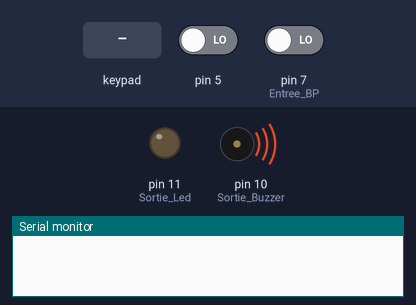
This program was run on a simulated Arduino Uno, built with avr-gcc and run on an emulated ATmega328P. On the bench: output pins drawn as LEDs (lit = HIGH), buzzer (waves = sounding), the last lines printed to the serial monitor. Wiring (inferred from the signals the program sends): 4×3 keypad with keys 1 2 3 4 5 6 7 8 9 A 0 B: rows pin 2, pin 3, pin 4, pin 6; columns pin 17, pin 18, pin 19. Dashed ring = blinking. Inputs (shaded band) come from the test bench; at power-on: pin 7 (Entree_BP) LOW, pin 5 LOW. Pins used as bus, display or sensor lines are not drawn.

Above: at 1.2 s.
1.3 s: pin 7 (Entree_BP) driven HIGH
2.9 s: keypad keys 4 5 8 2 pressed 0.4 s apart
At 4.62 s:
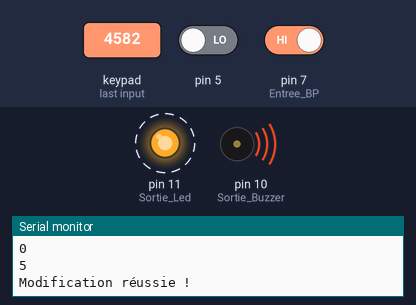
6.7 s: key '7' pressed
8.4 s: key '9' pressed
10.2 s: pin 7 (Entree_BP) driven LOW
11.8 s: keypad keys 4 5 8 2 A pressed 0.4 s apart
Timing chart, 0 to 14.8 s (numbered marks = the images above; inputs shaded):
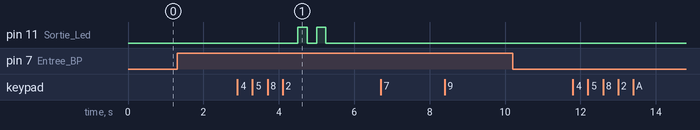

The program:

main.cpp
```cpp
#include "Projet_AlarmeUltraSon.hpp"


void setup()
{
  Serial.begin(9600);
  Init_clavier();
  Init_Led();
  Init_Buzzer();
  Init_BP();
  Init_URM37();
}

void loop()
{
  switch(alarme)
  {
    case 0:
      while(Lecture_clavier() == 0)
      {
        if(PIND & (1 << Entree_BP))
        {
          Definir_code();
        }
      }
      if(Lecture_clavier() != 0)
      {
        Lire_code(code);
        Verifier_code(code);
      }
    break;
    case 1:
      while(Lecture_clavier() == 0)
      {
        Mesure_distance();
        if(Distance_Mesure < 50)
        {
          for(int i = 100; i < 10000; i += 20)
          {
            Frequence(i);
            _delay_ms(5);
          }
          for(int i = 10000; i > 100; i -= 20)
          {
            Frequence(i);
            _delay_ms(5);
          }
          Frequence(0);
        }
      }
      if(Lecture_clavier() != 0)
      {
        Lire_code(code);
        Verifier_code(code);
      }
  }
}
```

Projet_AlarmeUltraSon.hpp
```cpp
#pragma once
#include <arduino.h>

 // # Connection:
 // #       Vcc (Arduino)    -> Pin 1 VCC (URM V4.0)
 // #       GND (Arduino)    -> Pin 2 GND (URM V4.0)
 // #       PIN 11 (Arduino) -> Sortie LED (PB3)
 // #       PIN 10 (Arduino) -> Sortie Buzzer (PB2)
 // #       Pin 9 (Arduino)  -> Pin 4 ECHO (URM V4.0) (PB1)
 // #       Pin 8 (Arduino)  -> Pin 6 COMP/TRIG (URM V4.0) (PB0)
 // #       Pin 7 (Arduino)  -> Entrée bouton poussoirs (PD7)
 // # Mode: PWM trigger pin mode.


extern char code_secret[5];
extern char code[5];            //5 car code + caractère spécial "\0" pour la fin de la chaîne de caractères


const char clavier[4][3] = {
 {'1','2','3'},
 {'4','5','6'},
 {'7','8','9'},
 {'A','0','B'}
};


extern int Sortie_Led;
extern int Sortie_Buzzer;
extern int Entree_BP;
extern int URECHO;
extern int URTRIG;
extern unsigned int Distance_Mesure;
extern bool alarme;


void Frequence(int x);
void Init_URM37();
void Mesure_distance();
void Init_Led();
void Changer_Led();
void Clignoter_Led();
void Init_Buzzer();
void Init_clavier();
char Lecture_clavier();
void Lire_code(char code[]);
void Verifier_code  (char code[]);
void Init_BP();
bool Bp_appuyee();
void Definir_code();
```

Projet_AlarmeUltraSon.cpp
```cpp
#include "Projet_AlarmeUltraSon.hpp"

int Sortie_Led = 3;
int Sortie_Buzzer = 2;
int Entree_BP = 7;
int URECHO = 9;       // PWM Output 0-25000US, 50µs represente 1cm
int URTRIG = 8;       // PWM trigger pin
unsigned int Distance_Mesure = 0;
bool alarme = 0;      // Bool à 0 pour alarme désactiver, à 1 pour alarme active
char code_secret[5] = "4582";   //5 car code + caractère spécial "\0" pour la fin de la chaîne de caractères
char code[5];


void Init_URM37()
{
  DDRB |= (1 << URTRIG);
}


void Mesure_distance()
{
  PORTB |= (1 << URTRIG);
  Serial.print("Distance Mesure = ");
  {
    unsigned long LowLevelTime = pulseIn(URECHO, LOW);  // recupère le temps à l'état bas (en microseconde)
    if (LowLevelTime >= 45000) // lecture invalide
    {
      Serial.println("Invalid");
    }
    else
    {
      Distance_Mesure = LowLevelTime / 50; // chaque niveau bas de 50µs correspond à 1cm
      Serial.print(Distance_Mesure);
      Serial.println("cm");
    }
  }
  PORTB &= ~(1 << URTRIG);
}


void Init_Buzzer()
{
  DDRB |= (1 << Sortie_Buzzer);
  TCCR1A = 0;
  TCCR1B = 0;
  TCCR1B |= (1 << WGM13) | (1 << WGM12) | (1 << CS11);  // Mode Fast PWM et Prescaler à 8
  TCCR1A |= (1 << COM1B0);  // Toggle
  ICR1 = 0;
  OCR1B = 0;
}


void Frequence(int x)
{
  if(x == 0)
  {
    DDRB &= ~(1 << Sortie_Buzzer);  // Arret du signal
    return;
  }
  DDRB |= (1 << Sortie_Buzzer);
  ICR1 = ((16000000UL) / (8UL * 2 * x)) - 1;
  OCR1B = ICR1 / 2;   // Rapport cyclique de 50%
}


void Init_Led()
{
  DDRB |= (1 << Sortie_Led);
}


void Changer_Led()
{
  PORTB ^= (1 << Sortie_Led);
}


void Clignoter_Led()
{
  for(int i = 0; i < 4; i++)
  {
    Changer_Led();
    delay(250);
  }
}


void Init_clavier()
{
  DDRD |= (1 << PD6) | (1 << PD2) | (1 << PD3) | (1 << PD4); // Config lignes = sorties
  DDRC &= ~((1 << PC3) | (1 << PC4) | (1 << PC5));           // Config colonnes = entrées
}


char Lecture_clavier()
{
  for (int ligne = 0; ligne < 4; ligne++)
  {
    PORTD &= ~((1 << PD6) | (1 << PD2) | (1 << PD3) | (1 << PD4)); // Mettre lignes à 0
    switch (ligne)
    {
    case 0:
      PORTD |= (1 << PD6);
      break;
    case 1:
      PORTD |= (1 << PD2);
      break;
    case 2:
      PORTD |= (1 << PD3);
      break;
    case 3:
      PORTD |= (1 << PD4);
      break;
    }

    delay(50);  // Anti-rebond

    if (PINC & (1 << PC3))
      return clavier[ligne][0];
    if (PINC & (1 << PC4))
      return clavier[ligne][1];
    if (PINC & (1 << PC5))
      return clavier[ligne][2];
  }
  return 0;
}


void Lire_code(char code[])
{
  int i = 0;
  while (i < 4)
  {
    char touche = Lecture_clavier();
    Serial.println(touche);

    if (touche != 0) // verifie le code
    {
      code[i] = touche;
      i++;
      while (Lecture_clavier() != 0); // Attendre relachement
    }
  }
  code[4] = '\0'; // Fin de chaine
}


void Verifier_code(char code[])
{
  if (strcmp(code, code_secret) == 0) // Bon code
  {
    Changer_Led();
    Serial.println("CODE BON !");
    alarme ^= 1;
  }
  else // Mauvais code
  {
    Serial.println("CODE FAUX !");
  }
}


void Init_BP(void)
{
  DDRD &= ~(1 << Entree_BP);  // PD7 en entrée
  PORTD &= ~(1 << Entree_BP); // pull-up interne désactivé
  // PIND permet d'avoir l'info si BP est appuyé
}


bool Bp_appuyee(void)
{
  if((PIND & (1 << Entree_BP)))
  {
    return true;
  }
  else
  {
    return false;
  }
}


void Definir_code(void)
{
  while(Bp_appuyee())
  {
    int i = 0;
    Serial.println("Modification Code :");
    while((i < 4) & Bp_appuyee())
    {
      char touche = Lecture_clavier();
      if(touche != 0)
      {
        code_secret[i] = touche;
        while (Lecture_clavier() != 0); // Attendre relachement
        Serial.println(code_secret[i]);
        i++;
      }
    }
    code_secret[4] = '\0'; // Fin de chaine
    if(i == 4)
    {
      Serial.println("Modification réussie !");
      Clignoter_Led();
    }
    else
    {
      Serial.println("Modification annulée !");
    }
  }
}
```

Measured:
- after the input at 2.9 s, pin 11 (Sortie_Led): alternates HIGH for 0.25 s and LOW for 0.25 s, 4 changes in all, then stays LOW, starting after 1.6 s
